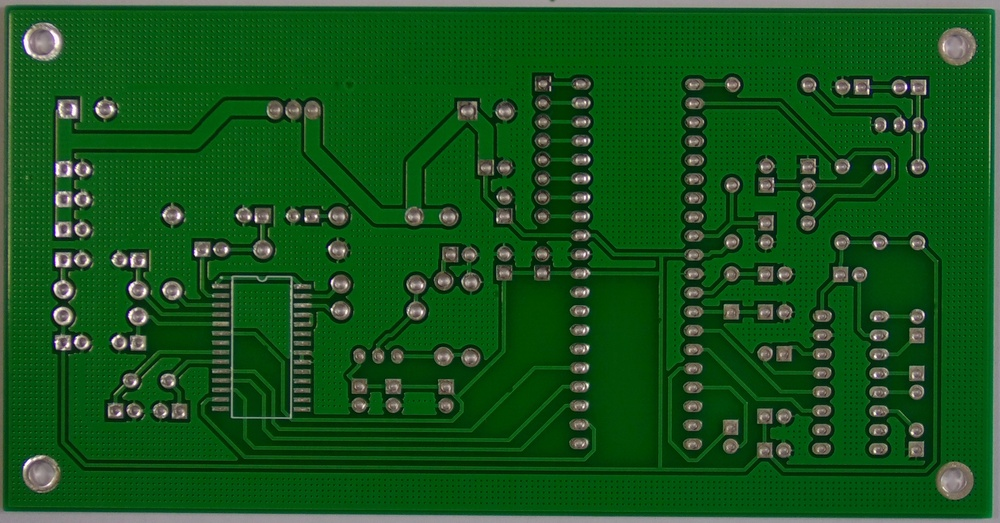
#> input picture HCLTech Hands-on + Assignments/Assignment-1/SolderJointsonPCB/pcb.jpg, 1000 x 523 px, shrunk from 3034 x 1586 before the run
$ python SolderJoints.py
#> lines starting #> are read from the running program, lines starting #| are printed output that depends on the picture; after the words box and inside, x2 and y2 are one past the last pixel; in counts of white or black regions, pixels touching at a corner belong together
import cv2
import numpy as np
import matplotlib.pyplot as plt

img = cv2.imread("pcb.jpg", cv2.IMREAD_GRAYSCALE)
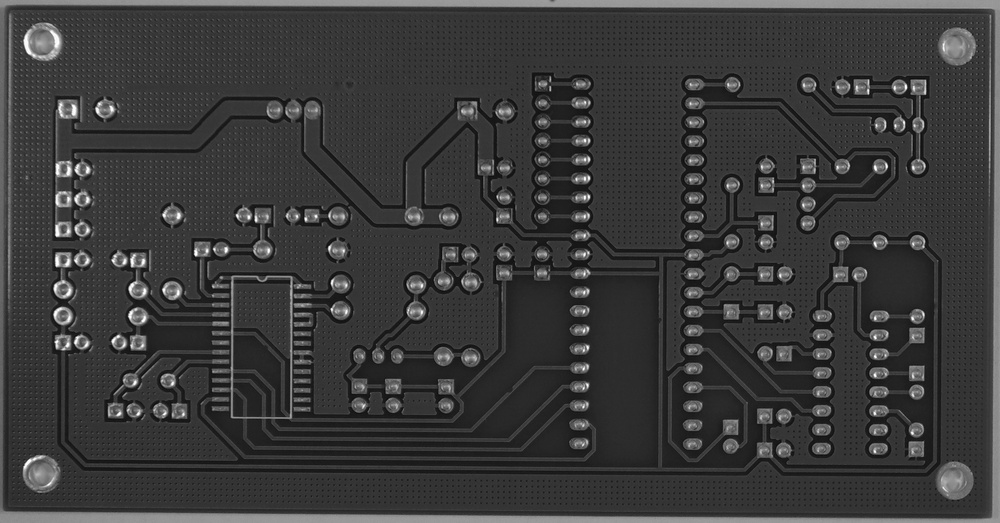
#> img: shape (523, 1000); min 8, max 255, mean 58.4

blur = cv2.GaussianBlur(img, (5, 5), 0)

_, thresh = cv2.threshold(blur, 0, 255, cv2.THRESH_BINARY + cv2.THRESH_OTSU)
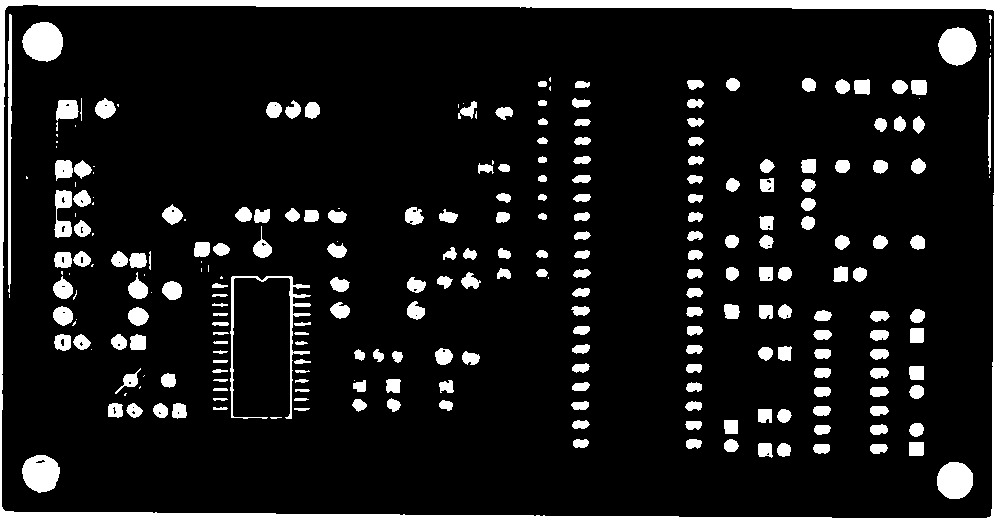
#> thresh: shape (523, 1000); 11.1% white; 263 white regions (48 under 20 px), largest, box (x1, y1, x2, y2) and area: (0, 0, 1000, 523) 20613, (22, 22, 63, 62) 1265, (230, 276, 311, 419) 1188

if np.sum(thresh == 255) > np.sum(thresh == 0):
    thresh = cv2.bitwise_not(thresh)

kernel = np.ones((3, 3), np.uint8)
mask = cv2.morphologyEx(thresh, cv2.MORPH_OPEN, kernel, iterations=2)
#> mask: shape (523, 1000); 9.9% white; 192 white regions, largest, box (x1, y1, x2, y2) and area: (0, 0, 1000, 523) 20292, (23, 22, 63, 61) 1260, (939, 28, 976, 65) 1119

n_labels, labels, stats, centroids = cv2.connectedComponentsWithStats(mask, connectivity=8)
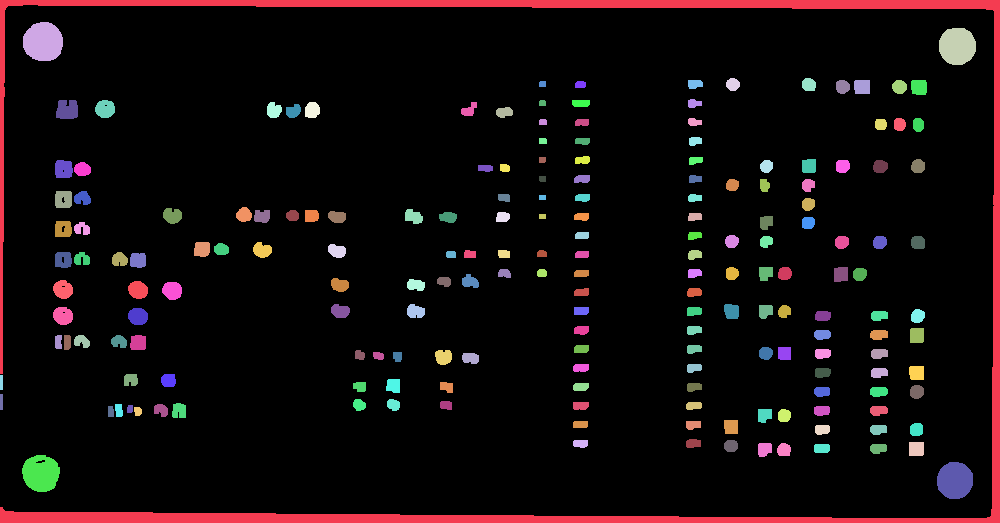
#> labels: shape (523, 1000) int32; 193 distinct labels, from 0 to 192; one colour per label, 0 black
#> n_labels = 193; stats = 193 rows, first 6: [0, 5, 994, 513, 471453], [0, 0, 1000, 523, 20292], [23, 22, 40, 39, 1260], [939, 28, 37, 37, 1119], [726, 78, 14, 13, 142], [802, 78, 14, 13, 156]; centroids = 193 pairs, first value 1 to 956.9, second value 41.41 to 480

output = cv2.cvtColor(img, cv2.COLOR_GRAY2BGR)

good_count = 0
defective_count = 0

areas = stats[1:, cv2.CC_STAT_AREA]
#> areas = 192 values, max 20292 at index 0, min 35 at index 52, mean 268.5
normal_area = np.median(areas)
#> normal_area = 143.5

for i in range(1, n_labels):
    x, y, w, h, area = stats[i]

    comp_mask = (labels == i).astype("uint8") * 255
    contours, _ = cv2.findContours(comp_mask, cv2.RETR_EXTERNAL, cv2.CHAIN_APPROX_SIMPLE)

    if not contours:
        continue

    perimeter = cv2.arcLength(contours[0], True)
    circularity = 4 * np.pi * area / (perimeter * perimeter + 1e-6)

    if 0.7*normal_area <= area <= 1.5*normal_area and circularity > 0.6:
        label = "Good"
        color = (0, 255, 0)
        good_count += 1
    else:
        label = "Defective"
        color = (0, 0, 255)
        defective_count += 1

    # Draw
    cv2.rectangle(output, (x, y), (x + w, y + h), color, 2)
    cv2.putText(output, label, (x, y-5), cv2.FONT_HERSHEY_SIMPLEX, 0.5, color, 1)
#> this loop made 192 passes
#> (x, y, w, h, area, contours, perimeter, circularity) on pass 53: (539, 195, 7, 5, 35, [[[539, 195], [539, 199], [545, 199], [545, 195]]], 20, 1.1)
#> (x, y, w, h, area, perimeter, circularity) on passes 1 to 6: (0, 0, 1000, 523, 20292, 5774.1, 0.00765), (23, 22, 40, 39, 1260, 130.6, 0.929), (939, 28, 37, 37, 1119, 121.7, 0.949), (726, 78, 14, 13, 142, 41.21, 1.05), (802, 78, 14, 13, 156, 43.56, 1.03), (539, 81, 7, 6, 41, 21.41, 1.12)
#> pass 1, `comp_mask = (labels == i).astype("uint8") * 255`:
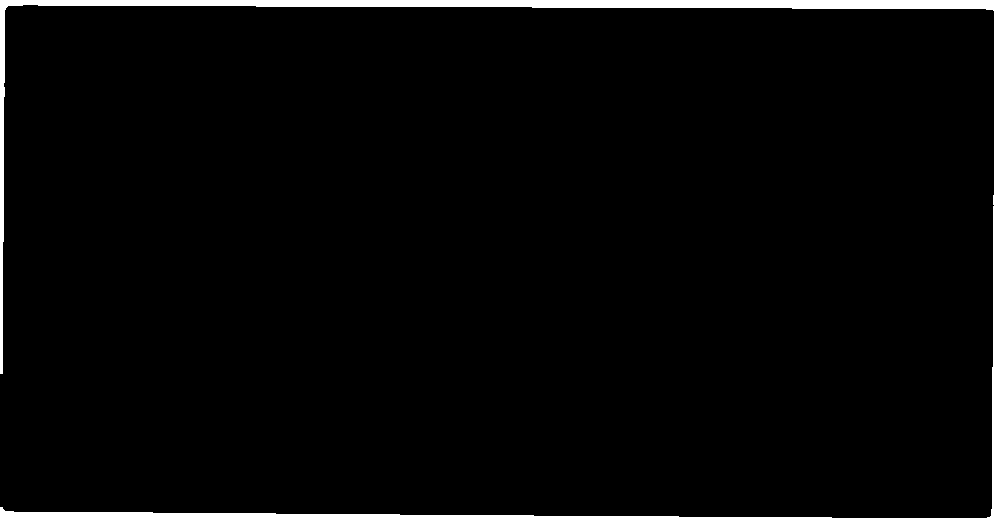
#> comp_mask: shape (523, 1000); 3.9% white; 1 white region, box (x1, y1, x2, y2) and area: (0, 0, 1000, 523) 20292
#> after the loop:
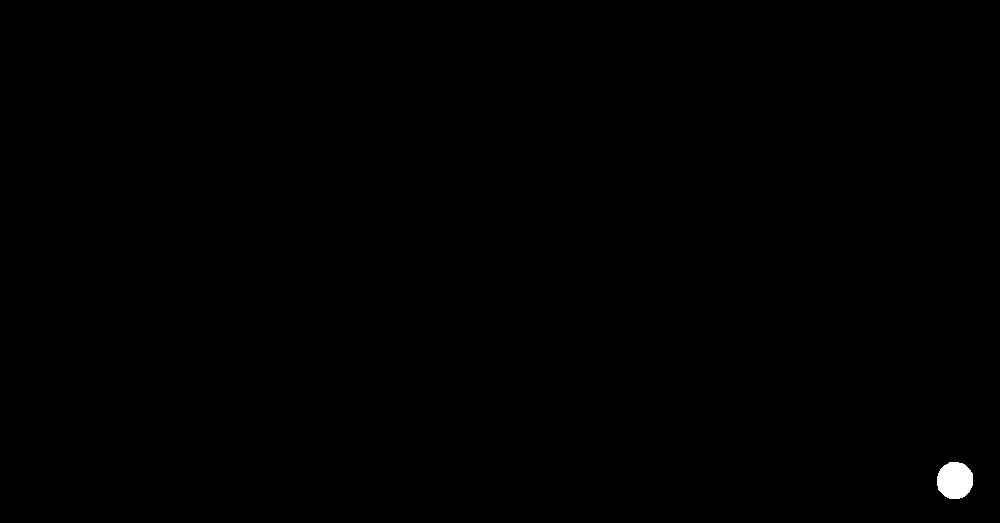
#> comp_mask: shape (523, 1000); 0.21% white; 1 white region, box (x1, y1, x2, y2) and area: (937, 462, 973, 499) 1077
#> after the loop:
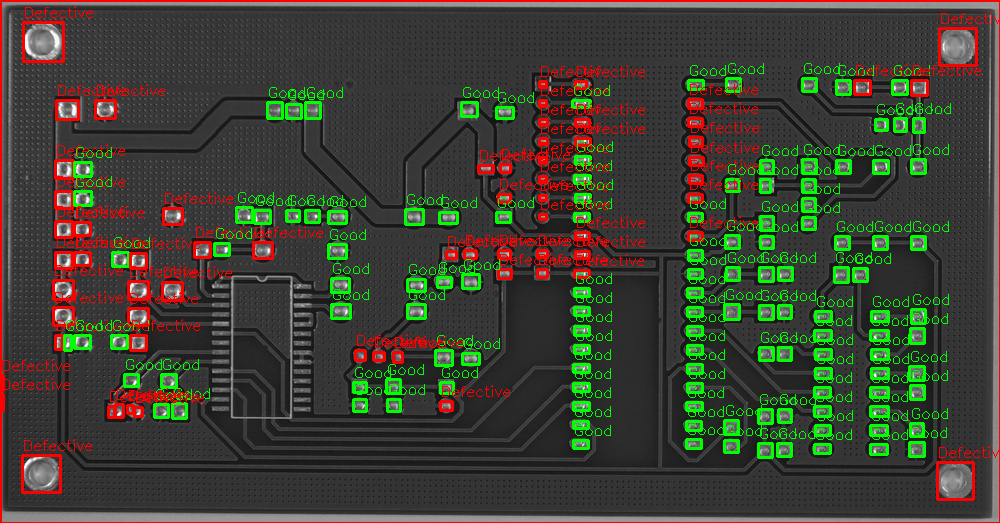
#> output: shape (523, 1000, 3); mean B, G, R 50.8, 65.2, 62.7

total_joints = good_count + defective_count
good_pct = 100.0 * good_count / total_joints if total_joints > 0 else 0
bad_pct = 100.0 * defective_count / total_joints if total_joints > 0 else 0

print("===== PCB Inspection Report =====")
print(f"Total solder joints: {total_joints}")
#| Total solder joints: 192
print(f"Good joints: {good_count} ({good_pct:.1f}%)")
#| Good joints: 126 (65.6%)
print(f"Defective joints: {defective_count} ({bad_pct:.1f}%)")
#| Defective joints: 66 (34.4%)

plt.figure(figsize=(12,6))
plt.subplot(1,2,1)
plt.imshow(img, cmap="gray")
plt.title("Original PCB")

plt.subplot(1,2,2)
plt.imshow(output[:,:,::-1])
plt.title("Solder Joint Inspection")
plt.show()
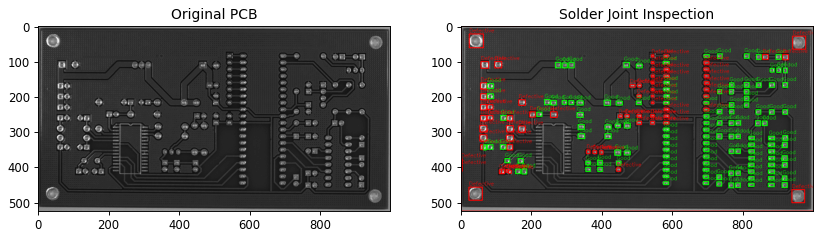
#> figure drawn by matplotlib, 2 panels
